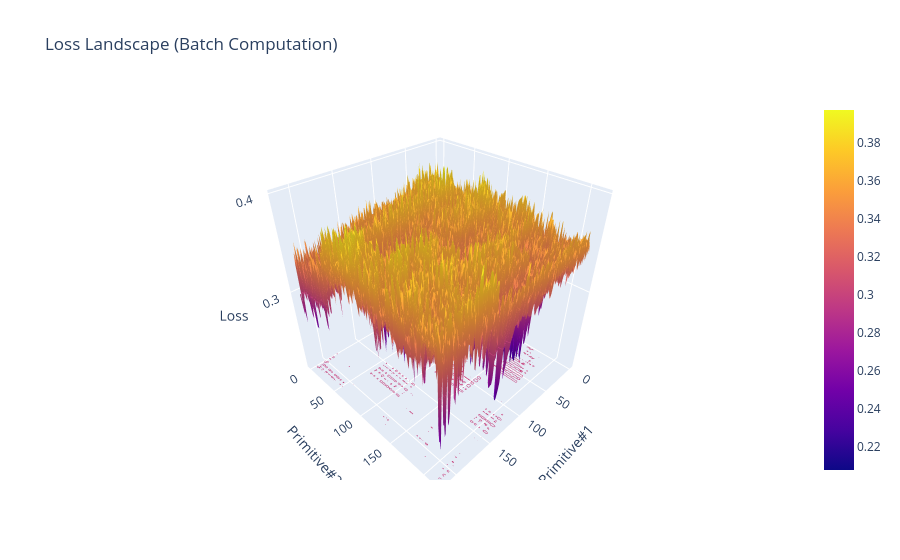

The notebook cell this image was saved under:
### Code cell
# Create axes for plotting (using flattened indices)
n_combos = grid_img1.shape[0]
print(f"Combos: {n_combos}")

loss_matrix = stacked_loss.reshape(grid.shape[0], -1)

x_axis = np.arange(n_combos)
y_axis = np.arange(n_combos)

# Create the surface plot using Plotly
fig = go.Figure(data=[go.Surface(
    z=loss_matrix.T, 
    x=x_axis, 
    y=y_axis,
    contours={
        "z": {
            "show": True,
            "usecolormap": True,
            "highlightcolor": "limegreen",
            "project_z": True
        }
    }
    # colorscale='Viridis',
    # cmin=loss_matrix.min(), 
    # cmax=loss_matrix.max()
)])
fig.update_layout(
    title="Loss Landscape (Batch Computation)",
    scene=dict(
        xaxis_title="Primitive#1",
        yaxis_title="Primitive#2",
        zaxis_title="Loss",

    )
)

fig.show()

### Figure 1 — Plotly figure (JSON) as saved in the notebook; plotly's stock layout.template omitted (floating-point values rounded to 4 significant figures; data arrays with more than 128 entries replaced by an {"elided": "..."} marker saying what was removed)
{"data": [{"contours": {"z": {"highlightcolor": "limegreen", "project": {"z": true}, "show": true, "usecolormap": true}}, "type": "surface", "x": {"elided": "46656 int values"}, "y": {"elided": "46656 int values"}, "z": {"elided": "216x216 float values"}}], "layout": {"scene": {"xaxis": {"title": {"text": "Primitive#1"}}, "yaxis": {"title": {"text": "Primitive#2"}}, "zaxis": {"title": {"text": "Loss"}}}, "title": {"text": "Loss Landscape (Batch Computation)"}}}
